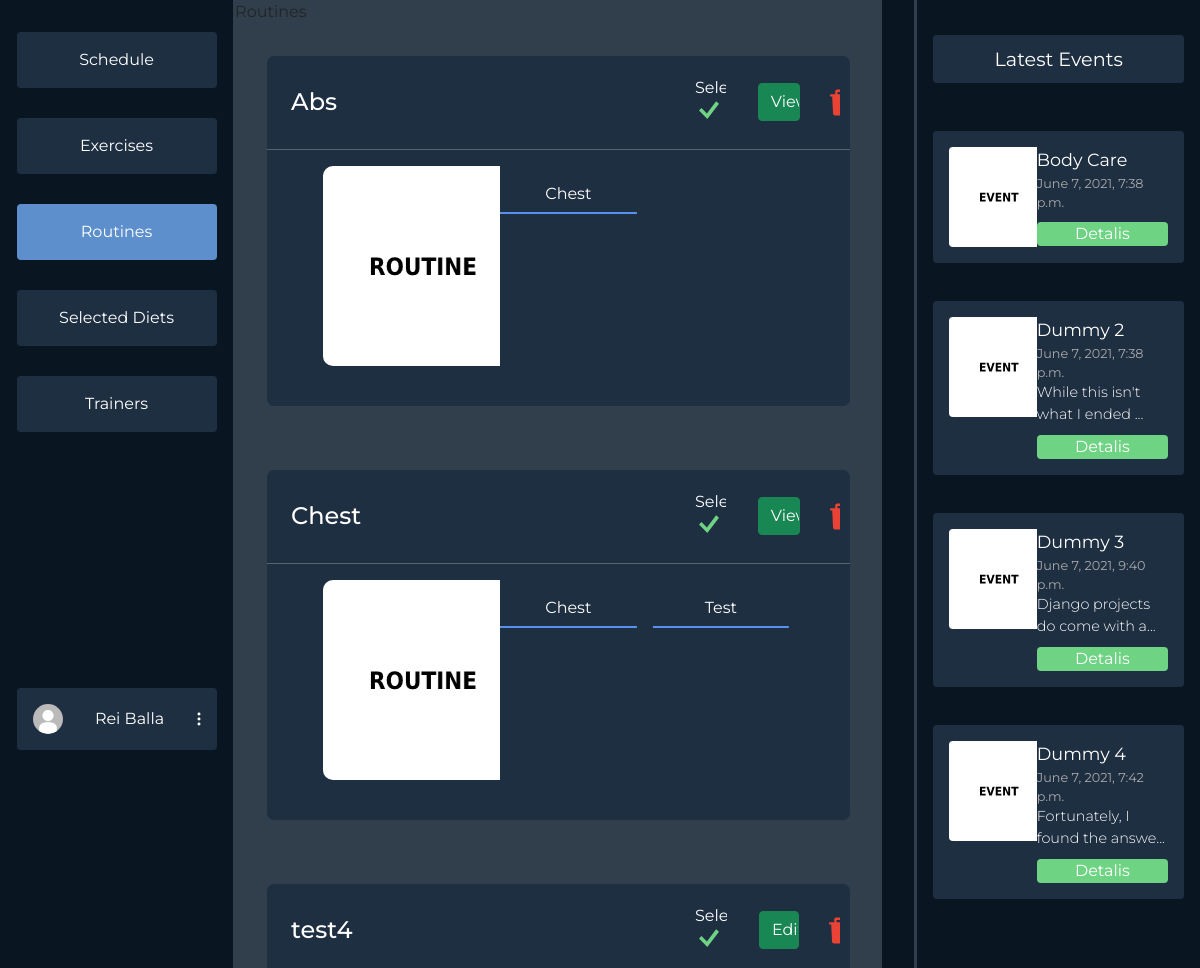
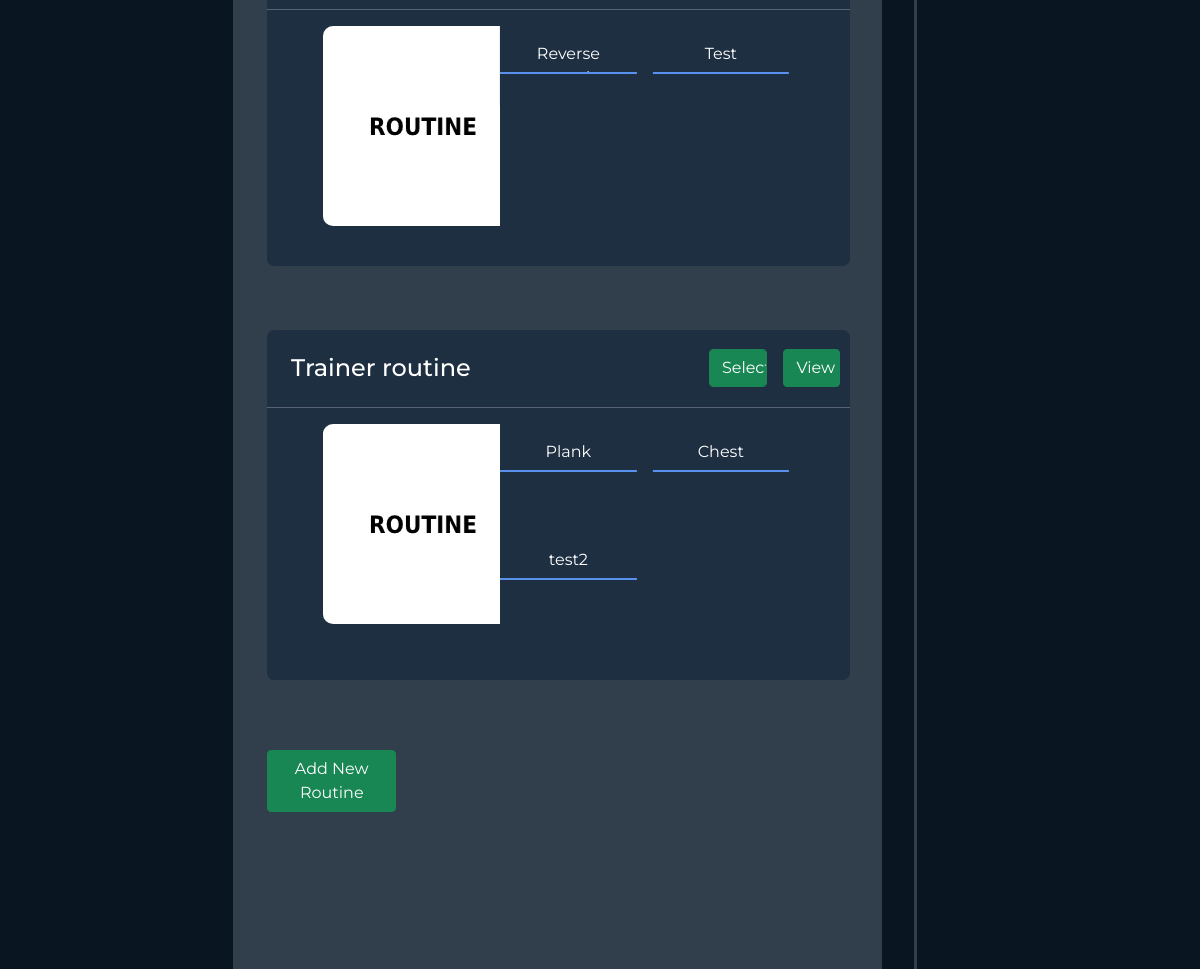
/dashboard/routines/ (signed in), run on an earlier commit of the app's database (2 pictures, top to bottom).
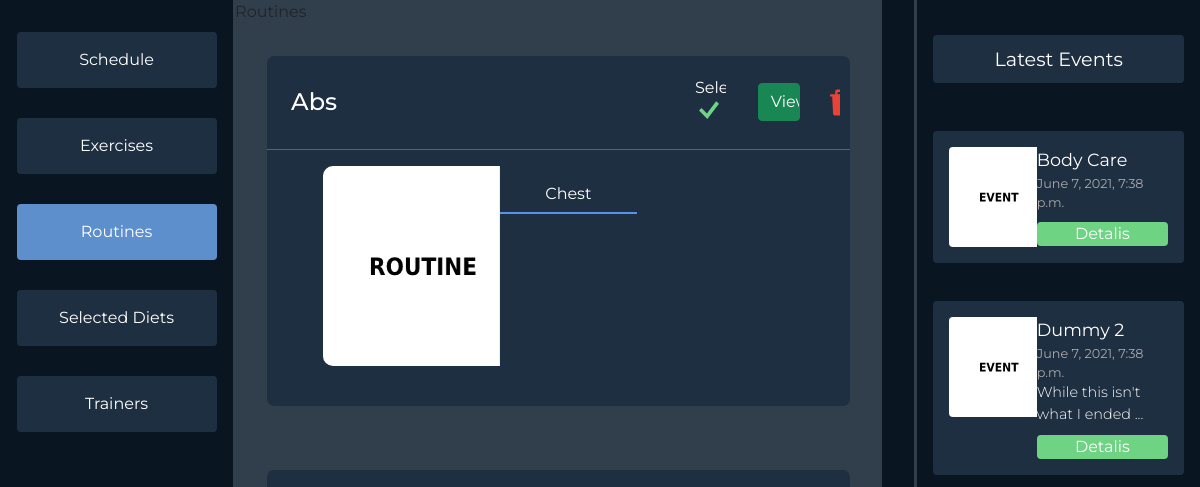
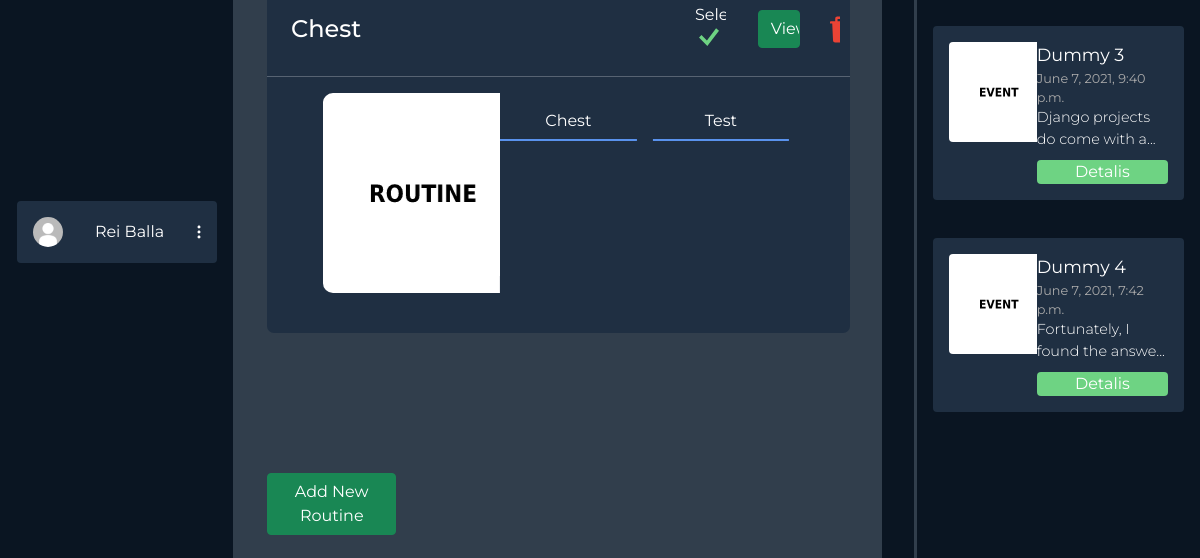
And on a later commit of the database (2 pictures, top to bottom).
### users/models.py (models this page shows, shortened)
class Profile(models.Model):
    user = models.OneToOneField(User, on_delete=models.CASCADE)
    profile_photo = models.ImageField(
        upload_to='media/profiles/', default='profiles/default.jpg')
    height = models.FloatField(default=170.0)
    weight = models.FloatField(default=60.0)
    weight_goal = models.FloatField(default=70.0)
    GENDER_CHOICES = (('F', 'Female'), ('M', 'Male'), ('O', 'Other'))
    gender = models.CharField(
        max_length=9, choices=GENDER_CHOICES, default=GENDER_CHOICES[0])
    FREQUENCY = (
        ('3x', '3 Times a Week'),
        ('4x', '4 Times a Week'),
        ('5x', '5 Times a Week'),
        ('6x', '6 Times a Week'),
    )
    week_frequency = models.CharField(
        max_length=20, choices=FREQUENCY, default=FREQUENCY[0])
    profile_complete = models.BooleanField(default=False)
    selected_diets = models.ManyToManyField(DietPlan, blank=True)
    age = models.IntegerField(null=True)

### dashboards/models.py (models this page shows, shortened)
class Routine(models.Model):
    owner = models.ForeignKey(User, on_delete=CASCADE,
                              related_name='%(class)s_username', null=True)
    title = models.CharField(max_length=60, blank=True)
    selected_by = models.ManyToManyField(User)
    desc = models.TextField(blank=True)
    thumbnail = models.ImageField(
        upload_to='routines/', default='routines/default.jpg')
    exercises = models.ManyToManyField(Exercise)
    days = models.CharField(max_length=60, blank=True)

class Exercise(models.Model):
    owner = models.ForeignKey(User, on_delete=CASCADE,
                              related_name='%(class)s_username', null=True)
    selected_by = models.ManyToManyField(User)
    title = models.CharField(max_length=60, blank=True)
    reps = models.IntegerField(default=3, blank=True)
    desc = models.TextField(blank=True)
    link = models.CharField(max_length=300, blank=True)

class Event(models.Model):
    title = models.CharField(max_length=60, blank=True)
    date = models.DateTimeField(default=datetime.now(), blank=True)
    desc = models.TextField(blank=True)
    thumbnail = models.ImageField(
        upload_to='events/', default='events/default.jpg')

### dashboards/user_views.py (the view, shortened to what this page needs)
# urls.py: path('routines/', user_views.routines,
@login_required(login_url='login')
def routines(request):
    events = Event.objects.all()[:4]
    routines = Routine.objects.all()
    context = {'options': ROUTINES_NAV, 'events': events, 'routines': routines}
    return render(request, 'dashboards/user/routines.html', context)

### dashboards/templates/dashboards/user/routines.html (shortened to what this page needs)
{% extends 'dashboards/user/dashboard.html' %}
{% load static %}
{% block styles %}
<link rel="stylesheet" href="{% static 'css/dashboards/routines.css' %}">
{% endblock styles %}
{% block middle %}
<div class="showing-where-you-are">
    Routines
    </div>
<div class="routines">
    {% for routine in routines %}
    <div class="routine-card">
        <div class="header">
            <h4>{{routine.title}}</h4>
            <div class="buttons">
                {% if request.user in routine.selected_by.all %}
                <div class="selected">Selected <img id="tick" src="{% static 'svg/tick.svg' %}"> </div>
                {% else %}
                <div class="trash">
                <form action="{% url 'userdashboard-routines' %}" method="POST">
                        <input class="form-control btn btn-success " type="submit" value="Select">
                </form>
                </div>
                {% endif %}
                {% if routine.owner == user %}
                <a id="view" class="btn btn-success" href="{% url 'userdashboard-routine-details' routine.id %}">Edit</a>
                {% else %}
                <a id="view" class="btn btn-success" href="{% url 'userdashboard-routine-details' routine.id %}">View</a>
                {% endif %}
                {% if request.user in routine.selected_by.all %}
                <div class="trash">
                    <form action="{% url 'userdashboard-routines' %}" method="POST">
                        <button id="hidden-btn">
                        <img id="trash" src="{% static 'svg/trash.svg' %}" alt="">
                        </button>
                    </form>
                </div>
                {% endif %}
             </div>
        </div>
        <hr/>
        <div class="routine-body">
            <div class="routine-thumbnail">
                <div class="thumbnail"><img src="{{routine.thumbnail.url}}" alt=""></div>
            </div>
            <div class="exercise-grid">
                {% for exercise in routine.exercises.all %}
                <a href="{% url 'userdashboard-exercise-details' exercise.id %}" class="exlink">{{exercise.title}}</a>
                {% endfor %}
            </div>
        </div>
    </div>
    {% endfor %}
</div>
    <a id="addroutine" class="btn btn-success" href="{% url 'create-routine' %}">Add New Routine</a>
{% endblock middle %}

### dashboards/templates/dashboards/user/dashboard.html (shortened to what this page needs)
{% load static %}
<html>
  <head>
    <link href="https://cdn.jsdelivr.net/npm/bootstrap@5.0.1/dist/css/bootstrap.min.css" rel="stylesheet">
    <link rel="stylesheet" href="{% static 'css/dashboards/main.css' %}">
    <link rel="stylesheet" href="https://cdn.jsdelivr.net/npm/bootstrap-select@1.13.14/dist/css/bootstrap-select.min.css">
    {% block styles %}
    {% endblock styles %}
  </head>
  <body>
  {% block content %}
  {% if user.is_authenticated %}
  <div class="mycontainer">
    <div class="navigation">
      <div class="nav-col">
        <div class="options">
          {% for key, item in options.items %}
            {% if item.isActive %}
            <a class="option-active" href="/dashboard/{{item.url}}">{{ item.name }}</a>
            {% else %}
            <a class="option" href="/dashboard/{{item.url}}">{{ item.name }}</a>
            {% endif %}
          {% endfor %}
        </div>
        <div class="profile-wrapper">
          <div class="user-btn">
            <div class="profile-pic"><img src="{{ user.profile.profile_photo.url }}" alt=""></div>
            {% if user.first_name %}
            <span>{{user.get_full_name}}</span>
            {% else %}
            <span>{{user.username}}</span>
            {% endif %}
            <div class="three-dot"><img src="{% static 'svg/3dots.svg' %}" alt=""></div>
          </div>
        </div>
      </div>
      <div class="divider"></div>
    </div>
    <div class="middle">
    {% block middle %}
    {% endblock middle %}
    </div>
    <div class="events-section">
      <div class="divider"></div>
      <div class="events">
        <div class="latest">
          Latest Events
        </div>
        <div class="items overflow-auto">
        {% for item in events %}
          <div class="event-item">
            <div class="event-item-left">
              <div class="event-thumb"><img src="{{item.thumbnail.url}}"></div>
            </div>
            <div class="event-item-right">
              <div class="title">{{item.title}}</div>
              <div class="date">{{item.date}}</div>
              {% if item.desc|length > 30 %}
                <div class="desc">{{item.desc|slice:":30"}}...</div>
              {% else %}
                <div class="desc">{{item.desc}}</div>
              {% endif %}
              <div class="details">Detalis</div>
            </div>
          </div>
        {% endfor %}
        </div>
      </div>
    </div>
  </div>
  {% endif %}
  {% endblock content %}
  </body>
<html>

### static/css/dashboards/main.css (style rules this page uses)
* { margin: 0; font-family: "Montserrat", sans-serif; overflow: hidden; }
body { background-color: #0a1522; }
.mycontainer { display: flex; flex-direction: row; justify-content: space-between; }
.navigation { width: 20vw; }
.nav-col { display: flex; flex-direction: column; align-items: flex-end; margin: 1em; }
.options { margin-left: 7em; display: flex; flex-direction: column; justify-content: space-between; margin-top: 1em; height: 400px; }
.option { background-color: #1f2f42; color: #fff; padding: 1em; padding-right: 1em; padding-left: 1em; width: 200px; text-align: center; border-radius: 4px; }
a { text-decoration: none; }
.option-active { background-color: #5c8fcc; color: #fff; padding: 1em; padding-right: 1em; padding-left: 1em; width: 200px; text-align: center; border-radius: 4px; }
.user-btn { background-color: #1f2f42; color: #fff; padding: 1em; padding-right: 1em; padding-left: 1em; width: 200px; text-align: center; border-radius: 4px; margin-top: 16em; display: flex; flex-direction: row; align-items: center; justify-content: space-between; }
.profile-pic img { height: 30px; border-radius: 50%; width: auto; }
.navigation { display: flex; flex-direction: row; }
.divider { background-color: #313e4c; width: 4px; height: 100vh; margin: 0; padding: 0; z-index: 10; }
.middle { margin-right: 2em; width: 55vw; background-color: #313e4c; }
.events-section { margin-right: 1em; width: 23vw; display: flex; flex-direction: row; }
.event-thumb img { width: 100px; height: auto; border-radius: 4px; }
.latest { margin-top: 1em; background-color: #1f2f42; color: white; border-radius: 4px; padding: 0.5em 1em 0.5em 1em; text-align: center; font-size: 1.2em; }
.events { margin-top: 1em; margin-left: 1em; display: flex; flex-direction: column; color: white; width: 100%; }
.items { height: 200px; max-height: 800px; margin-top: 2em; display: flex; flex-direction: column; justify-content: space-between; height: 100%; }
.event-item { background-color: #1f2f42; border-radius: 4px; padding: 1em; display: flex; flex-direction: row; margin: 1em 0 1em 0; }
.event-item-left { width: 40%; }
.event-item-right { width: 60%; }
.event-item-right .title { font-size: 1.1em; }
.event-item-right .date { font-size: 0.8em; color: rgb(170, 170, 170); }
.event-item-right .desc { font-weight: 300; font-size: 0.9em; }
.event-item-right .details { margin-top: 10px; background-color: #6ed383; border-radius: 4px; text-align: center; }

### static/css/dashboards/routines.css (style rules this page uses)
.routines { display: flex; flex-direction: column; height: 85vh; overflow-y: auto; margin-top: 2em; }
.btn { color: white; }
.routine-card { background-color: #1f2f42; margin-left: 2em; margin-right: 2em; margin-bottom: 4em; border-radius: 7px; color: white; min-height: 350px; height: 350px; }
h2, h4 { margin-top: 1em; margin-left: 1em; margin-bottom: 1em; }
hr { margin: 0; margin-bottom: 1em; }
.header { display: flex; flex-direction: row; justify-content: space-between; align-items: center; }
.exercise-grid { display: grid; grid-template-columns: repeat(2, 1fr); gap: 1em; width: 70%; }
.exlink { text-align: center; height: 3em; padding: 1em; border-bottom: 2px solid#5992ed; border-radius: none; color: white; text-decoration: none; transition: ease-in 0.2s; }
.routine-body { display: flex; flex-direction: row; width: 80%; justify-content: space-between; transform: translate(12%, 0); }
.thumbnail > img { border-radius: 10px; width: 200px; height: auto; }
#addroutine { width: 20%; margin-left: 2em; margin-top: 1em; }
.buttons { width: 30%; display: flex; flex-direction: row; align-items: center; align-self: center; justify-content: center; padding: 10px; }
.selected { width: 45%; padding: 10px; margin-right: 1em; }
#tick { margin-left: 4px; margin-bottom: 10px; width: 20px; color: #6ed383; height: auto; }
.trash { margin-left: 1.5em; transition: ease-in 0.3s; }
#trash { width: 25px; height: auto; }
#hidden-btn { border: none; background-color: #1f2f42; }
#view { margin-left: 1em; }

What changed in the data, as far as the page shows it:
removed Routine: title "test4", shows "Edit", thumbnail (placeholder picture), Exercise (title "Test")
no longer on this page (row unchanged): Exercise: title "Reverse…", shown under "test4"
removed Routine: title "Trainer routine", shows "View", thumbnail (placeholder picture), Exercise (title "Chest")
no longer on this page (row unchanged): Exercise: title "Plank", shown under "Trainer routine"
removed Exercise: title "test2", shown under "Trainer routine"
